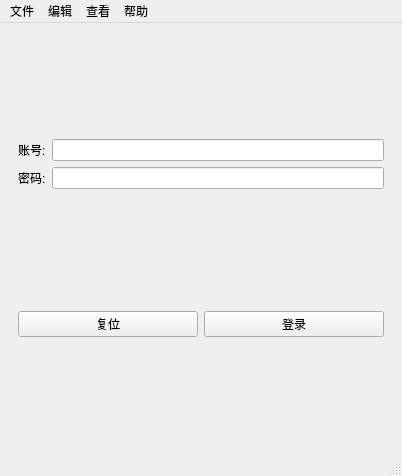
<?xml version="1.0" encoding="UTF-8"?>
<ui version="4.0">
 <class>MainWindow</class>
 <widget class="QMainWindow" name="MainWindow">
  <property name="geometry">
   <rect>
    <x>0</x>
    <y>0</y>
    <width>402</width>
    <height>476</height>
   </rect>
  </property>
  <property name="windowTitle">
   <string>MainWindow</string>
  </property>
  <widget class="QWidget" name="centralwidget">
   <layout class="QVBoxLayout" name="verticalLayout">
    <item>
     <widget class="QWidget" name="boxOfLogin" native="true">
      <property name="sizePolicy">
       <sizepolicy hsizetype="Preferred" vsizetype="Fixed">
        <horstretch>0</horstretch>
        <verstretch>0</verstretch>
       </sizepolicy>
      </property>
      <layout class="QGridLayout" name="gridLayout_2">
       <item row="1" column="0">
        <widget class="QLabel" name="textOfPassword">
         <property name="text">
          <string>密码:</string>
         </property>
        </widget>
       </item>
       <item row="0" column="0">
        <widget class="QLabel" name="textOfAccount">
         <property name="text">
          <string>账号:</string>
         </property>
        </widget>
       </item>
       <item row="0" column="2">
        <widget class="QLineEdit" name="inputOfAccount">
         <property name="text">
          <string/>
         </property>
        </widget>
       </item>
       <item row="1" column="2">
        <widget class="QLineEdit" name="inputOfPassword">
         <property name="echoMode">
          <enum>QLineEdit::Password</enum>
         </property>
        </widget>
       </item>
      </layout>
     </widget>
    </item>
    <item>
     <widget class="QWidget" name="buttonsOfLogin" native="true">
      <property name="sizePolicy">
       <sizepolicy hsizetype="Preferred" vsizetype="Fixed">
        <horstretch>0</horstretch>
        <verstretch>0</verstretch>
       </sizepolicy>
      </property>
      <layout class="QGridLayout" name="gridLayout_3">
       <item row="0" column="0">
        <widget class="QPushButton" name="buttonOfRReset">
         <property name="text">
          <string>复位</string>
         </property>
        </widget>
       </item>
       <item row="0" column="2">
        <widget class="QPushButton" name="buttonOfLogin">
         <property name="text">
          <string>登录</string>
         </property>
        </widget>
       </item>
      </layout>
     </widget>
    </item>
   </layout>
  </widget>
  <widget class="QMenuBar" name="menubar">
   <property name="geometry">
    <rect>
     <x>0</x>
     <y>0</y>
     <width>402</width>
     <height>22</height>
    </rect>
   </property>
   <widget class="QMenu" name="fileMenu">
    <property name="title">
     <string>文件</string>
    </property>
    <addaction name="importAction"/>
    <addaction name="exportAction"/>
    <addaction name="clearAction"/>
    <addaction name="exitAction"/>
   </widget>
   <widget class="QMenu" name="editMenu">
    <property name="title">
     <string>编辑</string>
    </property>
    <addaction name="resetAction"/>
   </widget>
   <widget class="QMenu" name="viewMenu">
    <property name="title">
     <string>查看</string>
    </property>
   </widget>
   <widget class="QMenu" name="helpMenu">
    <property name="title">
     <string>帮助</string>
    </property>
   </widget>
   <addaction name="fileMenu"/>
   <addaction name="editMenu"/>
   <addaction name="viewMenu"/>
   <addaction name="helpMenu"/>
  </widget>
  <widget class="QStatusBar" name="statusbar"/>
  <action name="action">
   <property name="text">
    <string>退出</string>
   </property>
  </action>
  <action name="importAction">
   <property name="text">
    <string>导入</string>
   </property>
  </action>
  <action name="exportAction">
   <property name="text">
    <string>导出</string>
   </property>
  </action>
  <action name="clearAction">
   <property name="text">
    <string>清除</string>
   </property>
  </action>
  <action name="exitAction">
   <property name="text">
    <string>退出</string>
   </property>
  </action>
  <action name="resetAction">
   <property name="text">
    <string>复位</string>
   </property>
  </action>
 </widget>
 <resources/>
 <connections/>
</ui>
